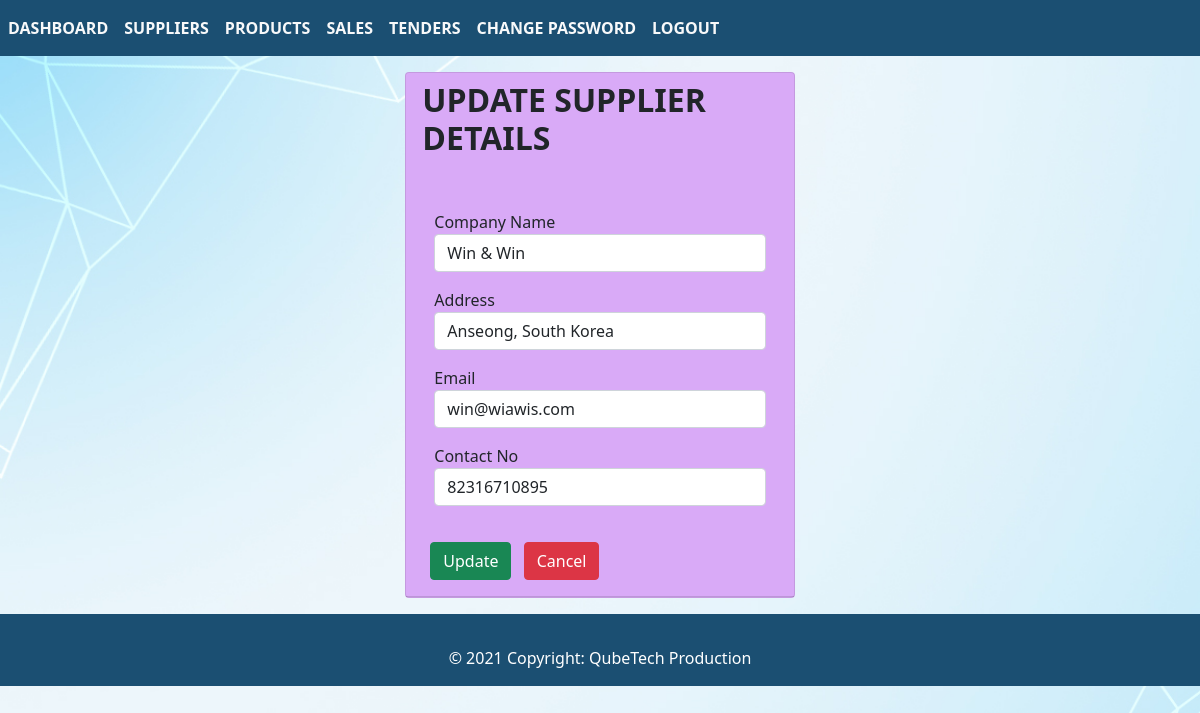
Screenshot of /view/php/forms/update_supplier.php?supplier_id=2 (signed in) with the database file from the repository.
### tables this page shows
CREATE TABLE `suppliers` (
  `supplier_id` int(11) NOT NULL,
  `company_name` varchar(50) NOT NULL,
  `company_address` varchar(100) NOT NULL,
  `email` varchar(50) NOT NULL,
  `contact_no` varchar(50) NOT NULL
);

### view/php/forms/update_supplier.php (the view, shortened to what this page needs)
<?php
if (isset($_SESSION['username']) && isset($_SESSION['password'])) {
?>
    <?php include('../views/header.php'); ?>
    <body>
        <?php
        require '../config.php';
        if (!isset($_GET['supplier_id'])) {
            header("Location: ../views/supplier_details.php");
        } else {
            $supplier_id = $_GET['supplier_id'];
        }
        $result = mysqli_query($con, "SELECT * FROM suppliers WHERE supplier_id = '$supplier_id' ");
        while ($row = mysqli_fetch_array($result)) {
            $company_name = $row['company_name'];
            $company_address = $row['company_address'];
            $email = $row['email'];
            $contact_no = $row['contact_no'];
        }
        ?>
        <div class="main-panel">
            <div class="content-wrapper">
                <div class="col-lg grid-margin stretch-card mx-auto">
                    <div class="m-3">
                        <div class="col-lg-4 mx-auto">
                            <div class="card mb-3" style="background-color:#e0b0ff;">
                                <div class="card-header">
                                    <h2 class="card-title d-flex justify-content-center text-uppercase"><b>Update Supplier Details</b></h2>
                                    <div class="card-body">
                                    </div>
                                    <form class="m-1" action="../form_controllers/submit_updated_supplier.php" method="POST" enctype="multipart/form-data">
                                        <div class="form-group p-2">
                                            <label for="exampleFormControlInput1">Company Name</label>
                                            <input type="text" class="form-control" id="company_name" name="company_name" value="<?php echo $company_name; ?>" required>
                                        </div>
                                        <div class=" form-group p-2">
                                            <label for="exampleFormControlInput1">Address</label>
                                            <input type="text" class="form-control" id="company_address" name="company_address" value="<?php echo $company_address; ?>" required>
                                        </div>
                                        <div class=" form-group p-2">
                                            <label for="exampleFormControlInput1">Email</label>
                                            <input type="email" class="form-control" id="email" name="email" value="<?php echo $email; ?>" required>
                                        </div>
                                        <div class=" form-group p-2">
                                            <label for="exampleFormControlInput1">Contact No</label>
                                            <input type="text" class="form-control" pattern="\d*" id="contact_no" name="contact_no" value="<?php echo $contact_no; ?>" required>
                                        </div>
                                        <br>
                                        <button type="submit" name="submit" class="btn btn btn-success m-1">Update</button>
                                        <button type=" button" class="btn btn btn-danger m-1" onclick="history.go(-1);">Cancel</button>
                                    </form>
                                </div>
                            </div>
                        </div>
                    </div>
                </div>
            </div>
        </div>
    </body>
    <?php include('../views/footer.php'); ?>
<?php
} else {
    header("location: ../forms/login.php");
    exit();
}
?>

### view/css/index.css (style rules this page uses)
body { background-image: url('../../images/background_image.jpg'); background-repeat: no-repeat; background-attachment: fixed; background-size: cover; }

### rows the page displays
suppliers: company_name "Win & Win", company_address "Anseong, South Korea", email "win@wiawis.com", contact_no "82316710895"
